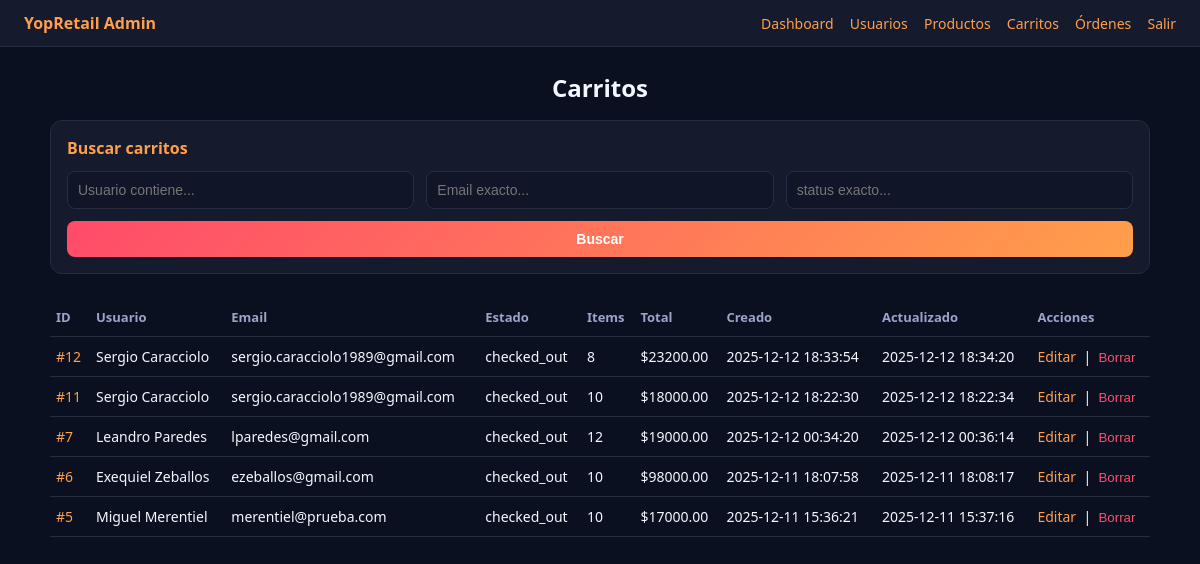
Page /admin/carts (signed in) on the earlier database version.
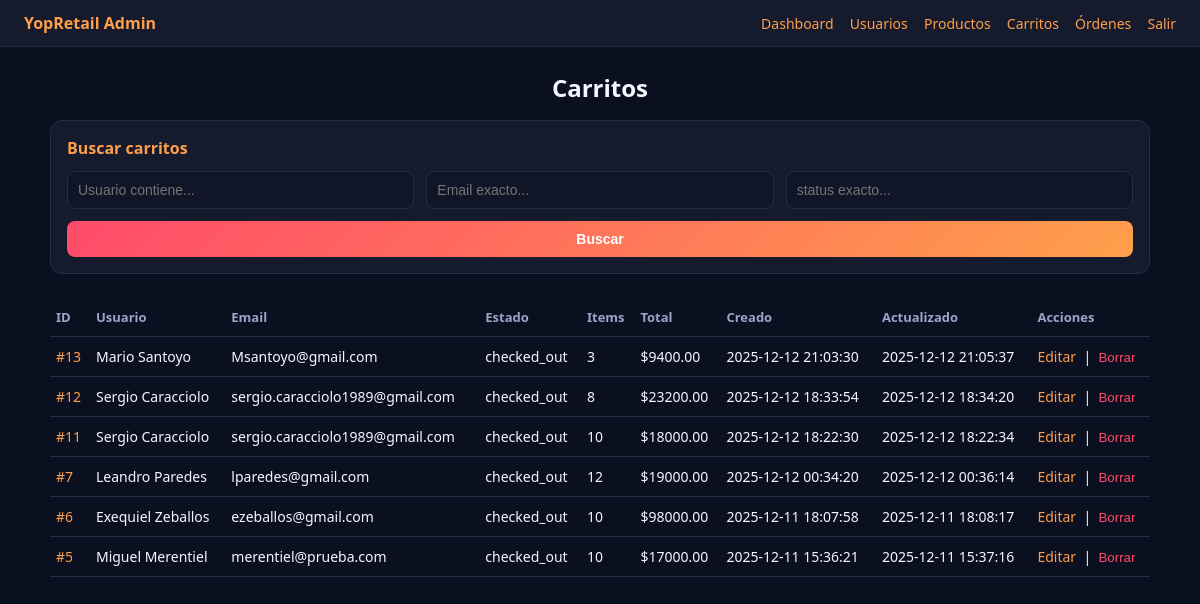
Same page on the later database version.
### tables this page shows
CREATE TABLE carts (
    id          INTEGER PRIMARY KEY AUTOINCREMENT,
    user_id     INTEGER NOT NULL,
    status      TEXT NOT NULL DEFAULT 'active', -- active | checked_out
    created_at  TEXT DEFAULT (datetime('now')),
    updated_at  TEXT DEFAULT (datetime('now')),
    FOREIGN KEY (user_id) REFERENCES users(id)
);

### backoffice_app.py (the view)
@app.get("/admin/carts", response_class=HTMLResponse)
def admin_carts(
    request: Request,
    q_user: Optional[str] = Query(None),
    q_email: Optional[str] = Query(None),
    q_status: Optional[str] = Query(None),
    _: bool = Depends(get_current_admin),
):
    conditions = []
    params = []
    if q_user:
        conditions.append("LOWER(u.name) LIKE ?")
        params.append(f"%{q_user.lower()}%")
    if q_email:
        conditions.append("u.email = ?")
        params.append(q_email)
    if q_status:
        conditions.append("c.status = ?")
        params.append(q_status)
    where = f"WHERE {' AND '.join(conditions)}" if conditions else ""
    with get_connection() as conn:
        rows = conn.execute(
            f"""
            SELECT
                c.id, c.user_id, u.name AS user_name, u.email AS user_email,
                c.status, c.created_at, c.updated_at,
                COALESCE(SUM(ci.quantity * ci.unit_price), 0) AS total,
                COALESCE(SUM(ci.quantity), 0) AS items_count
            FROM carts c
            JOIN users u ON u.id = c.user_id
            LEFT JOIN cart_items ci ON ci.cart_id = c.id
            {where}
            GROUP BY c.id
            ORDER BY c.created_at DESC
            """,
            params,
        ).fetchall()
    return templates.TemplateResponse(
        "carts.html",
        {"request": request, "carts": rows, "q_user": q_user, "q_email": q_email, "q_status": q_status},
    )

### templates/carts.html (shortened to what this page needs)
{% extends "admin_base.html" %}
{% block content %}
<h2>Carritos</h2>
<section class="form-section">
  <h3>Buscar carritos</h3>
  <form method="get" action="/admin/carts" class="form-grid">
    <input type="text" name="q_user" placeholder="Usuario contiene..." value="{{ q_user or '' }}">
    <input type="text" name="q_email" placeholder="Email exacto..." value="{{ q_email or '' }}">
    <input type="text" name="q_status" placeholder="status exacto..." value="{{ q_status or '' }}">
    <button type="submit">Buscar</button>
  </form>
</section>
<table class="table">
  <thead>
    <tr>
      <th>ID</th>
      <th>Usuario</th>
      <th>Email</th>
      <th>Estado</th>
      <th>Items</th>
      <th>Total</th>
      <th>Creado</th>
      <th>Actualizado</th>
      <th>Acciones</th>
    </tr>
  </thead>
  <tbody>
    {% for c in carts %}
    <tr>
      <td><a href="/admin/carts/{{ c.id }}">#{{ c.id }}</a></td>
      <td>{{ c.user_name }}</td>
      <td>{{ c.user_email }}</td>
      <td>{{ c.status }}</td>
      <td>{{ c.items_count }}</td>
      <td>${{ "%.2f"|format(c.total) }}</td>
      <td>{{ c.created_at }}</td>
      <td>{{ c.updated_at }}</td>
      <td>
        <a href="/admin/carts/{{ c.id }}/edit">Editar</a>
        &nbsp;|&nbsp;
        <form method="post" action="/admin/carts/{{ c.id }}/delete" style="display:inline;" onsubmit="return confirm('¿Seguro que querés borrar el carrito #{{c.id}}? Se borran sus items.');">
          <button type="submit" style="background:transparent;border:none;color:#ff4b6a;cursor:pointer;padding:0;">Borrar</button>
        </form>
      </td>
    </tr>
    {% endfor %}
  </tbody>
</table>
{% endblock %}

### templates/admin_base.html (shortened to what this page needs)
<!DOCTYPE html>
<html lang="es">
<head>
  <link rel="stylesheet" href="/static/admin.css">
</head>
<body>
  <header class="topbar">
    <div class="topbar-left">
      <span class="logo">YopRetail Admin</span>
    </div>
    <div class="topbar-right">
      <a href="/admin">Dashboard</a>
      <a href="/admin/users">Usuarios</a>
      <a href="/admin/products">Productos</a>
      <a href="/admin/carts">Carritos</a>
      <a href="/admin/orders">Órdenes</a>
      <a href="/admin/logout">Salir</a>
    </div>
  </header>
  <main class="content">
    {% block content %}{% endblock %}
  </main>
</body>
</html>

### static/admin.css (style rules this page uses)
body { margin: 0; font-family: system-ui, -apple-system, BlinkMacSystemFont, "Segoe UI", sans-serif; background: #0b1020; color: #f5f7ff; }
a { color: #ff9f4b; text-decoration: none; }
.topbar { display: flex; justify-content: space-between; align-items: center; padding: 12px 24px; background: #151a2c; border-bottom: 1px solid #262c42; }
.topbar a { margin-left: 12px; font-size: 14px; color: #ff9f4b; }
.logo { font-weight: 700; color: #ff9f4b; }
.content { max-width: 1100px; margin: 24px auto; padding: 0 16px; }
h2 { margin-bottom: 16px; text-align: center; color: #f5f7ff; }
.table { width: 100%; border-collapse: collapse; margin-top: 24px; font-size: 14px; }
.table th, .table td { padding: 10px 6px; border-bottom: 1px solid #262c42; }
.table th { color: #9da4c9; text-align: left; font-size: 13px; }
.form-section { background: #151a2c; padding: 16px; border-radius: 12px; border: 1px solid #262c42; margin-bottom: 24px; }
.form-section h3 { margin-top: 0; margin-bottom: 12px; font-size: 16px; color: #ff9f4b; }
.form-grid { display: grid; grid-template-columns: repeat(3, minmax(0, 1fr)); gap: 12px; margin-top: 8px; }
.form-grid input, .form-grid textarea, .form-grid button { padding: 10px; border-radius: 8px; border: 1px solid #262c42; background: #101627; color: #f5f7ff; font-size: 14px; }
.form-grid button { grid-column: span 3; background: linear-gradient(135deg, #ff4b6a, #ff9f4b); color: white; border: none; cursor: pointer; font-weight: 600; }

Differences in the rows shown:
added carts: id "13", user_name "Mario Santoyo", user_email "Msantoyo@gmail.com", status "checked_out", items_count "3", total "9400.00", created_at "2025-12-12 21:03:30", updated_at "2025-12-12 21:05:37"
